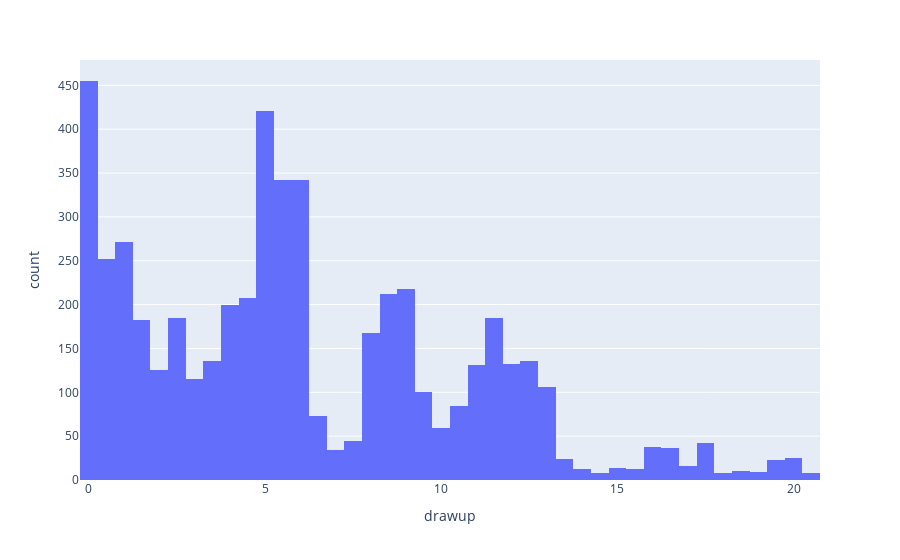

The code cell stored with this chart in its notebook:
### Code cell
fig = px.histogram(dd_data, x="drawup")
fig.show()

### Figure 1 — Plotly figure (JSON) as saved in the notebook; plotly's stock layout.template omitted (floating-point values rounded to 4 significant figures; data arrays with more than 128 entries replaced by an {"elided": "..."} marker saying what was removed)
{"data": [{"alignmentgroup": "True", "bingroup": "x", "hovertemplate": "drawup=%{x}<br>count=%{y}<extra></extra>", "legendgroup": "", "marker": {"color": "#636efa"}, "name": "", "offsetgroup": "", "orientation": "v", "showlegend": false, "type": "histogram", "x": {"elided": "5203 float values"}, "xaxis": "x", "yaxis": "y"}], "layout": {"barmode": "relative", "legend": {"tracegroupgap": 0}, "margin": {"t": 60}, "xaxis": {"anchor": "y", "domain": [0, 1], "title": {"text": "drawup"}}, "yaxis": {"anchor": "x", "domain": [0, 1], "title": {"text": "count"}}}}
